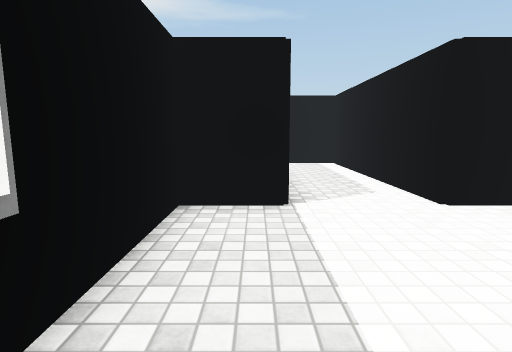
View 1 (above)

12 first-person views from a walk through a Unity game level. The camera is 1.3 m above the floor, tilts 8° down and sees 80° across. The floor is counted in squares, 1 m on a side. Each view is taken from the middle of a square. On the plan, view 1 faces up. The plan holds only what a view shows up to about 14 squares ahead; the rest is blank. Surface patterns are stand-ins for the level's own textures.

View 2
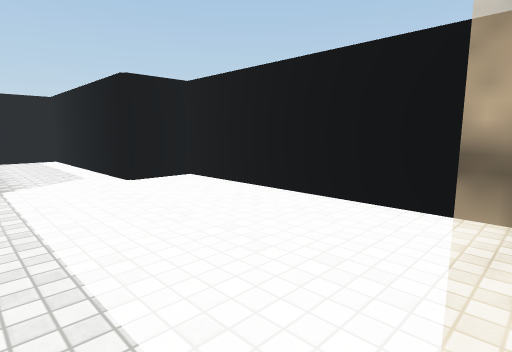

View 3
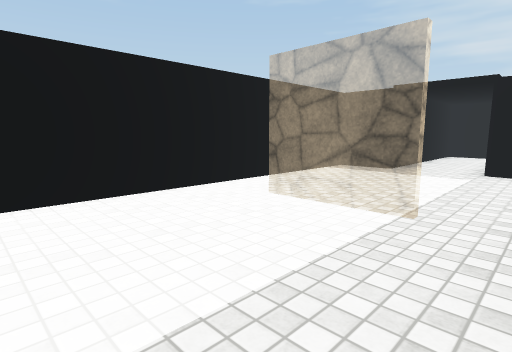

View 4
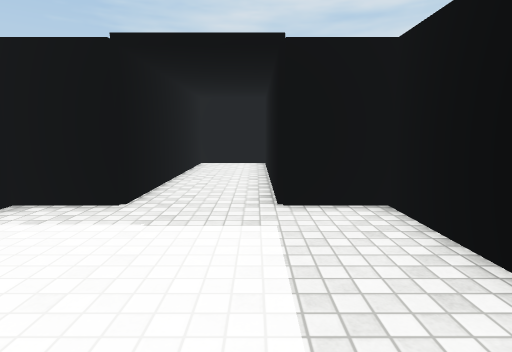

View 5
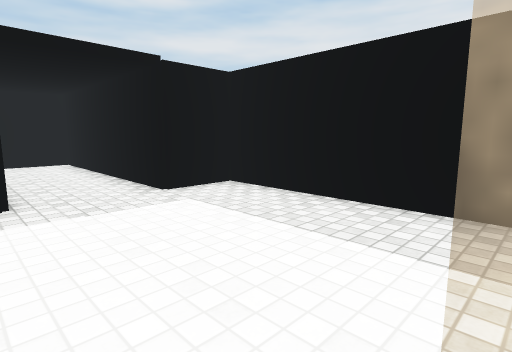

View 6
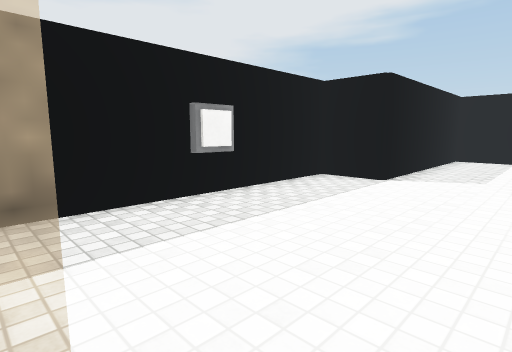

View 7
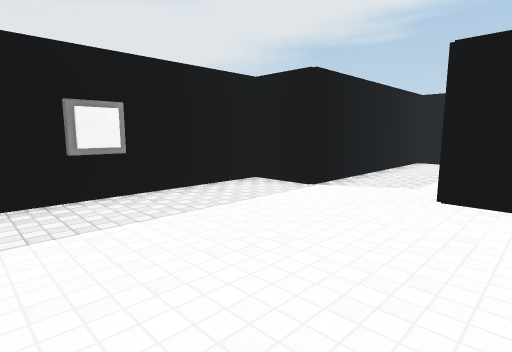

View 8
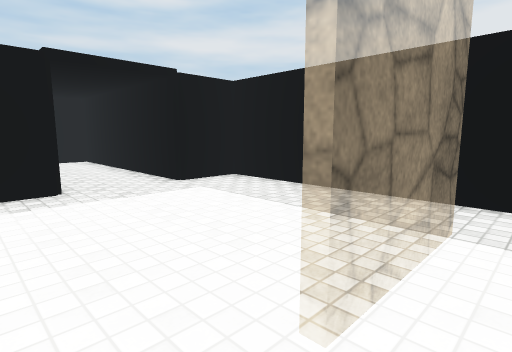

View 9
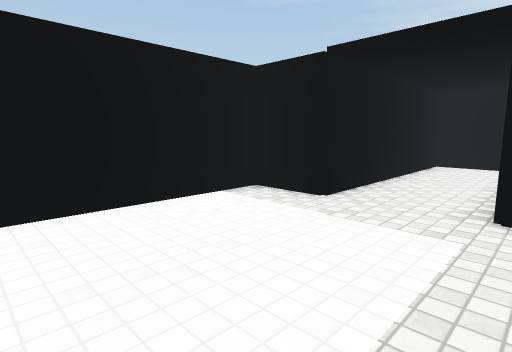

View 10
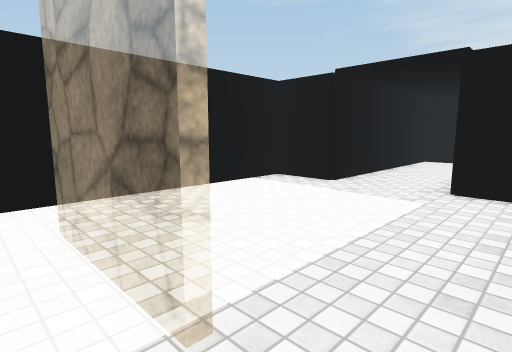

View 11
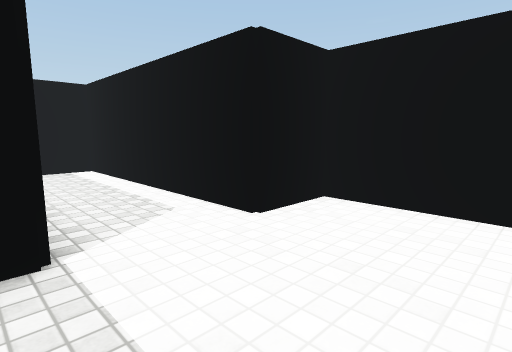

View 12
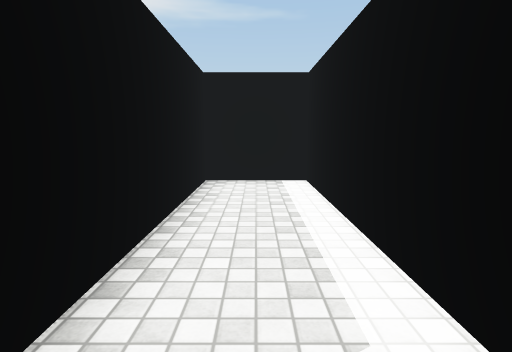

### Floor plan
Points are (right, up) in squares from view 1. A wall is a line through its corners. A room is listed if a view was taken in it or the views show most of it. See-through windows are left out.
Room 1 (views 1, 3, 7, 8, 10, 11, 12)
walls: (5.4, -2.5) (5.4, 5.4) (3.4, 5.4) (3.4, 13.4) (0.6, 13.4) (0.6, 5.4) (-1.4, 5.4) (-1.4, -2.5)
ways out: opening at (-0.5, -3) to room 2; opening at (4.5, -3) to room 2
objects: other object (-1, 1)
Room 2 (views 2, 4, 5, 6, 9)
walls: (-1.4, -2.5) (-1.4, -9.4) (0.6, -9.4) (0.6, -17.4) (3.4, -17.4) (3.4, -9.4) (5.4, -9.4) (5.4, -2.5)
ways out: opening at (-0.5, -3) to room 1; opening at (4.5, -3) to room 1

Positions as (right, up) in squares from view 1, and headings:
1: (0, 0), facing up
2: (0, -3), facing up-right
3: (-1, 2), facing down-right
4: (1, -4), facing down
5: (4, -3), facing down-left
6: (4, -3), facing up-left
7: (5, -1), facing up-left
8: (5, -2), facing down-left
9: (0, -4), facing down-right
10: (-1, -2), facing down-right
11: (0, 2), facing up-right
12: (2, 5), facing up
